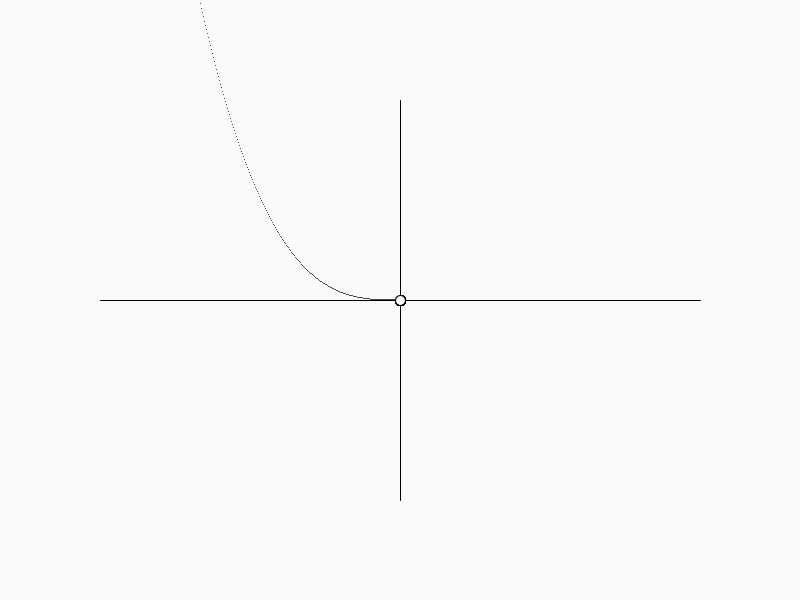
Frame 1 (no input)
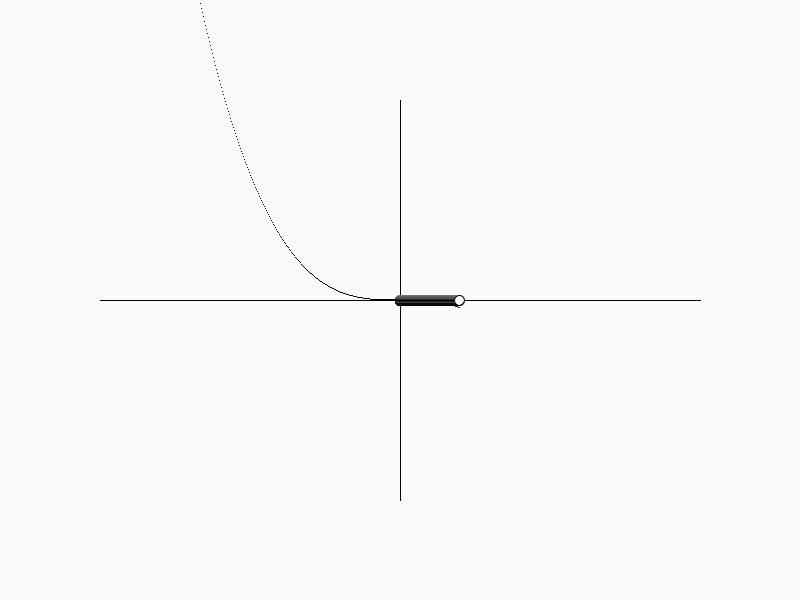
Frame 60 (the mouse pressed at the canvas centre just before this capture)
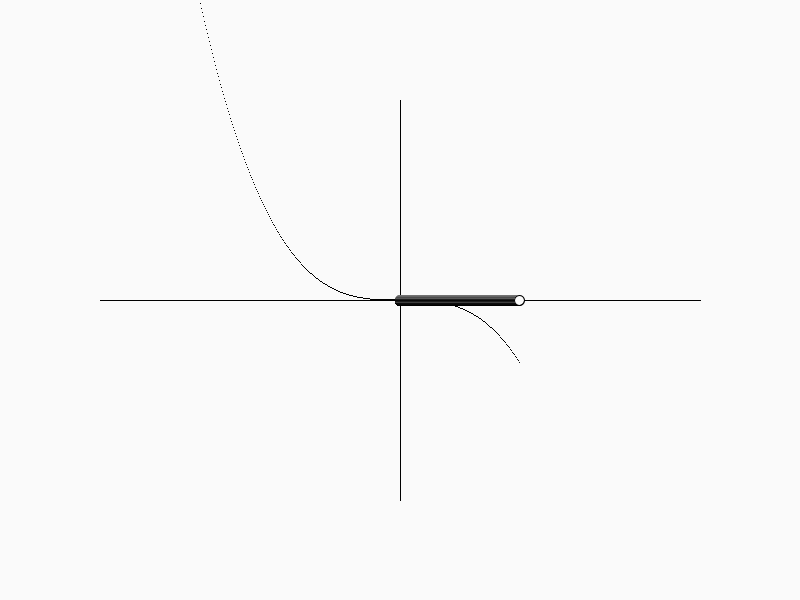
Frame 120 (the mouse held since frame 60 and released just before this capture)

The Processing sketch that drew these frames (run headless with seeded random() and noise(); from frame 60 on, the mouse is pressed at the canvas centre):

// Processing sketch: test_plopt
// ── test_plopt.pde
PVector data[]= new PVector  [100];

void setup(){
size(800,600);
for(int i=0;i<data.length;i++)
data[i]=PVector.random2D( ).mult(random(300) );

background(250);
}
int max=0;
void draw(){
  if (max <301) { 
    max++;
  }
stroke(0);
translate(width/2,height/2);fill( 250 );
  line(0, -200, 0, 200);
  line(-300, 0, 300, 0);
  
  
  for ( int x = -300; x < max; x++) {
   // line( x, f(x), x-1, f(x-1) );
    point( x, f(x));
    ellipse(0,0,10,10);
  }
  
  for ( int x = 0; x < max; x++) {
   // line( x, f(x), x-1, f(x-1) );
    point( x, f(x));
    ellipse(x,0,10,10);
  }  
  
} 


float f(float x) {
  return( (x/30) * (x/30) * (x/30) );
}
